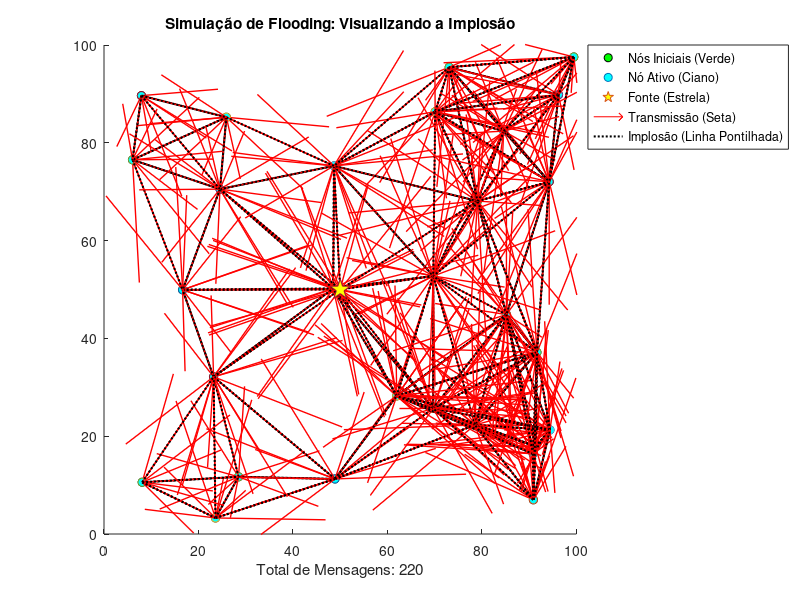

Write the MATLAB code that produced this figure.
% Objetivo: Visualizar o problema da Implosão com LEGENDA CORRETA
clear; clc; close all;

% --- Configuração ---
N = 30;           
Area = 100;       
Raio = 35;        
Fonte_ID = 1;     

% Posições aleatórias
x = rand(1, N) * Area;
y = rand(1, N) * Area;
x(Fonte_ID) = 50; y(Fonte_ID) = 50; % Fonte no centro

% Matriz de Adjacência
Adj = false(N, N);
for i = 1:N
    for j = 1:N
        if i ~= j
            d = sqrt((x(i)-x(j))^2 + (y(i)-y(j))^2);
            if d <= Raio
                Adj(i,j) = true;
            end
        end
    end
end

% --- Preparação Visual ---
figure('Color', 'w');
hold on;
axis([0 Area 0 Area]);
title('Simulação de Flooding: Visualizando a Implosão');

% --- 1. Criar os Objetos da Legenda (Truque para fixar os símbolos) ---
% Plotamos pontos com NaN (Not a Number) para não aparecerem no gráfico,
% mas servirem para criar a entrada correta na legenda.
h_nos      = plot(NaN, NaN, 'ko', 'MarkerFaceColor', 'g', 'MarkerSize', 6);
h_ativo    = plot(NaN, NaN, 'o',  'MarkerFaceColor', 'c', 'MarkerSize', 6);
h_fonte    = plot(NaN, NaN, 'p',  'MarkerFaceColor', 'y', 'MarkerSize', 15);
h_seta     = quiver(NaN, NaN, NaN, NaN, 'Color', 'r', 'MaxHeadSize', 0.5, 'AutoScale', 'off'); 
h_implosao = plot(NaN, NaN, 'k:', 'LineWidth', 1.5); 

% Plotamos os nós reais (sem salvar handle para não confundir a legenda depois)
plot(x, y, 'ko', 'MarkerFaceColor', 'g', 'MarkerSize', 6);
plot(x(Fonte_ID), y(Fonte_ID), 'p', 'MarkerFaceColor', 'y', 'MarkerSize', 15);

% --- Simulação ---
msgs_enviadas = 0;
nos_que_receberam = false(1, N);
nos_que_receberam(Fonte_ID) = true;
Fila = [Fonte_ID]; 

passos = 0;
while ~isempty(Fila) && passos < N*2
    passos = passos + 1;
    remetente = Fila(1);
    Fila(1) = []; 
    
    vizinhos = find(Adj(remetente, :));
    if isempty(vizinhos), continue; end
    
    for v = vizinhos
        % Seta vermelha (Transmissão)
        quiver(x(remetente), y(remetente), ...
               x(v)-x(remetente), y(v)-y(remetente), ...
               0, 'Color', 'r', 'MaxHeadSize', 0.5, 'LineWidth', 1);
        msgs_enviadas = msgs_enviadas + 1;
        
        if ~nos_que_receberam(v)
            nos_que_receberam(v) = true;
            Fila = [Fila, v]; 
            % Marca como "recebido" (azul ciano)
            plot(x(v), y(v), 'o', 'MarkerFaceColor', 'c', 'MarkerSize', 6); 
        else
            % IMPLOSÃO! Linha pontilhada preta
             plot([x(remetente) x(v)], [y(remetente) y(v)], 'k:', 'LineWidth', 1.5);
        end
    end
    pause(0.2); 
end

% Re-plota a fonte por cima de tudo para garantir visibilidade
plot(x(Fonte_ID), y(Fonte_ID), 'p', 'MarkerFaceColor', 'y', 'MarkerSize', 15);

% --- Legenda Fixada ---
% Agora passamos exatamente os handles que criamos no início
legend([h_nos, h_ativo, h_fonte, h_seta, h_implosao], ...
       {'Nós Iniciais (Verde)', 'Nó Ativo (Ciano)', 'Fonte (Estrela)', 'Transmissão (Seta)', 'Implosão (Linha Pontilhada)'}, ...
       'Location', 'bestoutside');

xlabel(['Total de Mensagens: ' num2str(msgs_enviadas)]);
hold off;